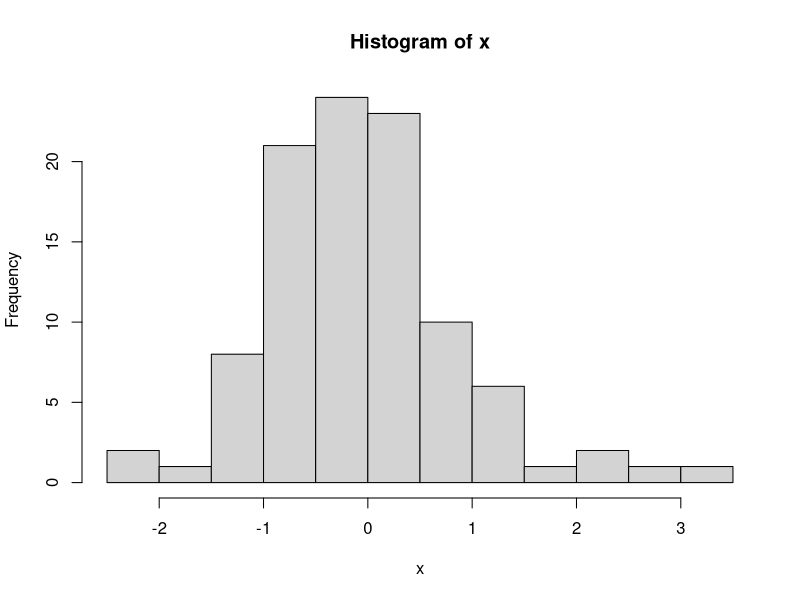
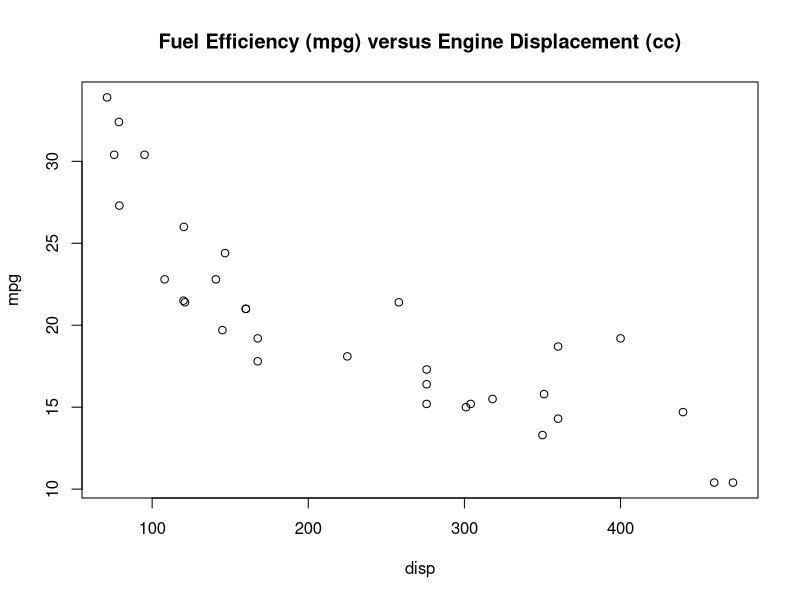

Recreate these plots in R, in order.
## ---- chunk 1
x <- sample(2:8, 1)
## ---- chunk 2
opts_p <- c(
   "A p-value is the probability that the null hypothesis is true",
   answer = "A p-value is the probability of observing a test statistic at least as extreme as the one we actually observed, assuming that the null hypothesis is true.",
   "The p-value is the probability of making a mistake when testing a hypothesis."
)
## ---- chunk 3
# use sample() to randomise the order
opts_ci <- sample(c(
  answer = "If we repeatedly draw a sample of the same size from the same population, and construct an interval in this way for each sample, then approximately 95% of the intervals will contain $\\mu$.",
  "Approximately 95% of the values in our dataset will fall within the confidence interval.",
  "The probability that $\\mu$ lies in our confidence interval equals 0.95."
))
## ---- chunk 4
x <- rnorm(100)
hist(x)
## ---- chunk 5
head(mtcars)
## ---- chunk 6
plot(mpg ~ disp, data = mtcars, 
     main = "Fuel Efficiency (mpg) versus Engine Displacement (cc)")
